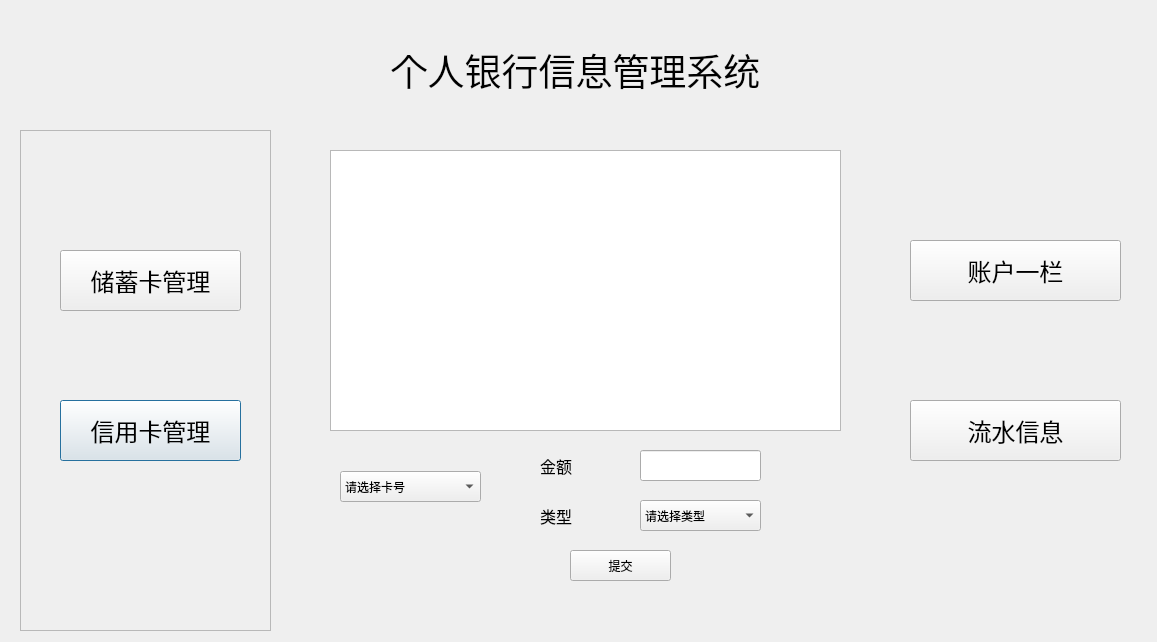
<?xml version="1.0" encoding="UTF-8"?>
<ui version="4.0">
 <class>FuncDialog</class>
 <widget class="QDialog" name="FuncDialog">
  <property name="geometry">
   <rect>
    <x>0</x>
    <y>0</y>
    <width>1157</width>
    <height>642</height>
   </rect>
  </property>
  <property name="windowTitle">
   <string>Dialog</string>
  </property>
  <property name="windowIcon">
   <iconset>
    <normalon>:/doge.jpg</normalon>
   </iconset>
  </property>
  <widget class="QWidget" name="top" native="true">
   <property name="geometry">
    <rect>
     <x>20</x>
     <y>20</y>
     <width>1121</width>
     <height>101</height>
    </rect>
   </property>
   <widget class="QLabel" name="label">
    <property name="geometry">
     <rect>
      <x>0</x>
      <y>20</y>
      <width>1111</width>
      <height>61</height>
     </rect>
    </property>
    <property name="font">
     <font>
      <family>造字工房典黑（非商用）特细体</family>
      <pointsize>28</pointsize>
     </font>
    </property>
    <property name="text">
     <string>&lt;center&gt;个人银行信息管理系统&lt;/center&gt;</string>
    </property>
   </widget>
  </widget>
  <widget class="QFrame" name="left">
   <property name="geometry">
    <rect>
     <x>20</x>
     <y>130</y>
     <width>251</width>
     <height>501</height>
    </rect>
   </property>
   <property name="minimumSize">
    <size>
     <width>240</width>
     <height>0</height>
    </size>
   </property>
   <property name="frameShape">
    <enum>QFrame::StyledPanel</enum>
   </property>
   <property name="frameShadow">
    <enum>QFrame::Raised</enum>
   </property>
   <widget class="QPushButton" name="creditbutoon">
    <property name="geometry">
     <rect>
      <x>40</x>
      <y>270</y>
      <width>181</width>
      <height>61</height>
     </rect>
    </property>
    <property name="font">
     <font>
      <family>仿宋</family>
      <pointsize>18</pointsize>
     </font>
    </property>
    <property name="text">
     <string>信用卡管理</string>
    </property>
    <property name="icon">
     <iconset resource="imagines.qrc">
      <normaloff>:/doge.jpg</normaloff>:/doge.jpg</iconset>
    </property>
   </widget>
   <widget class="QPushButton" name="cardbutton">
    <property name="geometry">
     <rect>
      <x>40</x>
      <y>120</y>
      <width>181</width>
      <height>61</height>
     </rect>
    </property>
    <property name="font">
     <font>
      <family>仿宋</family>
      <pointsize>18</pointsize>
     </font>
    </property>
    <property name="text">
     <string>储蓄卡管理</string>
    </property>
    <property name="icon">
     <iconset resource="imagines.qrc">
      <normaloff>:/doge.jpg</normaloff>:/doge.jpg</iconset>
    </property>
   </widget>
  </widget>
  <widget class="QStackedWidget" name="stackedWidget">
   <property name="geometry">
    <rect>
     <x>910</x>
     <y>140</y>
     <width>221</width>
     <height>491</height>
    </rect>
   </property>
   <property name="currentIndex">
    <number>0</number>
   </property>
   <widget class="QWidget" name="page">
    <widget class="QPushButton" name="storage_button1">
     <property name="geometry">
      <rect>
       <x>0</x>
       <y>100</y>
       <width>211</width>
       <height>61</height>
      </rect>
     </property>
     <property name="font">
      <font>
       <family>仿宋</family>
       <pointsize>18</pointsize>
      </font>
     </property>
     <property name="text">
      <string>账户一栏</string>
     </property>
     <property name="icon">
      <iconset resource="imagines.qrc">
       <normaloff>:/doge.jpg</normaloff>:/doge.jpg</iconset>
     </property>
    </widget>
    <widget class="QPushButton" name="storage_button2">
     <property name="geometry">
      <rect>
       <x>0</x>
       <y>260</y>
       <width>211</width>
       <height>61</height>
      </rect>
     </property>
     <property name="font">
      <font>
       <family>仿宋</family>
       <pointsize>18</pointsize>
      </font>
     </property>
     <property name="text">
      <string>流水信息</string>
     </property>
     <property name="icon">
      <iconset resource="imagines.qrc">
       <normaloff>:/doge.jpg</normaloff>:/doge.jpg</iconset>
     </property>
    </widget>
   </widget>
   <widget class="QWidget" name="page_2">
    <widget class="QPushButton" name="credit_button">
     <property name="geometry">
      <rect>
       <x>0</x>
       <y>100</y>
       <width>211</width>
       <height>61</height>
      </rect>
     </property>
     <property name="font">
      <font>
       <family>仿宋</family>
       <pointsize>18</pointsize>
      </font>
     </property>
     <property name="text">
      <string>账户信息</string>
     </property>
     <property name="icon">
      <iconset resource="imagines.qrc">
       <normaloff>:/doge.jpg</normaloff>:/doge.jpg</iconset>
     </property>
    </widget>
    <widget class="QPushButton" name="credit_button_3">
     <property name="geometry">
      <rect>
       <x>0</x>
       <y>260</y>
       <width>211</width>
       <height>61</height>
      </rect>
     </property>
     <property name="font">
      <font>
       <family>仿宋</family>
       <pointsize>18</pointsize>
      </font>
     </property>
     <property name="text">
      <string>流水信息</string>
     </property>
     <property name="icon">
      <iconset resource="imagines.qrc">
       <normaloff>:/doge.jpg</normaloff>:/doge.jpg</iconset>
     </property>
    </widget>
   </widget>
   <widget class="QWidget" name="page_3">
    <widget class="QLabel" name="welocme">
     <property name="geometry">
      <rect>
       <x>10</x>
       <y>110</y>
       <width>211</width>
       <height>191</height>
      </rect>
     </property>
     <property name="font">
      <font>
       <family>仿宋</family>
       <pointsize>18</pointsize>
      </font>
     </property>
     <property name="text">
      <string>欢迎使用本&lt;br&gt;系统请在左&lt;br&gt;侧选择您将&lt;br&gt;要进行的操作</string>
     </property>
    </widget>
   </widget>
  </widget>
  <widget class="QWidget" name="center" native="true">
   <property name="geometry">
    <rect>
     <x>300</x>
     <y>140</y>
     <width>601</width>
     <height>451</height>
    </rect>
   </property>
   <widget class="QStackedWidget" name="TOTAL">
    <property name="geometry">
     <rect>
      <x>-10</x>
      <y>-30</y>
      <width>601</width>
      <height>521</height>
     </rect>
    </property>
    <property name="currentIndex">
     <number>0</number>
    </property>
    <widget class="QWidget" name="page_4">
     <widget class="QStackedWidget" name="storage_func">
      <property name="geometry">
       <rect>
        <x>40</x>
        <y>10</y>
        <width>511</width>
        <height>491</height>
       </rect>
      </property>
      <property name="currentIndex">
       <number>1</number>
      </property>
      <widget class="QWidget" name="page_7">
       <widget class="QTableView" name="InfoBalance">
        <property name="geometry">
         <rect>
          <x>10</x>
          <y>30</y>
          <width>491</width>
          <height>361</height>
         </rect>
        </property>
       </widget>
      </widget>
      <widget class="QWidget" name="page_8">
       <widget class="QTableView" name="waterBalance">
        <property name="geometry">
         <rect>
          <x>0</x>
          <y>30</y>
          <width>511</width>
          <height>281</height>
         </rect>
        </property>
       </widget>
       <widget class="QLabel" name="label_2">
        <property name="geometry">
         <rect>
          <x>210</x>
          <y>330</y>
          <width>81</width>
          <height>31</height>
         </rect>
        </property>
        <property name="font">
         <font>
          <family>黑体</family>
          <pointsize>12</pointsize>
         </font>
        </property>
        <property name="text">
         <string>金额</string>
        </property>
       </widget>
       <widget class="QLineEdit" name="changesline">
        <property name="geometry">
         <rect>
          <x>310</x>
          <y>330</y>
          <width>121</width>
          <height>31</height>
         </rect>
        </property>
       </widget>
       <widget class="QLabel" name="label_6">
        <property name="geometry">
         <rect>
          <x>210</x>
          <y>380</y>
          <width>71</width>
          <height>31</height>
         </rect>
        </property>
        <property name="font">
         <font>
          <family>黑体</family>
          <pointsize>12</pointsize>
         </font>
        </property>
        <property name="text">
         <string>类型</string>
        </property>
       </widget>
       <widget class="QComboBox" name="types">
        <property name="geometry">
         <rect>
          <x>310</x>
          <y>380</y>
          <width>121</width>
          <height>31</height>
         </rect>
        </property>
        <item>
         <property name="text">
          <string>请选择类型</string>
         </property>
         <property name="icon">
          <iconset resource="imagines.qrc">
           <normaloff>:/doge.jpg</normaloff>:/doge.jpg</iconset>
         </property>
        </item>
        <item>
         <property name="text">
          <string>收入</string>
         </property>
         <property name="icon">
          <iconset resource="imagines.qrc">
           <normaloff>:/doge.jpg</normaloff>:/doge.jpg</iconset>
         </property>
        </item>
        <item>
         <property name="text">
          <string>支出</string>
         </property>
         <property name="icon">
          <iconset resource="imagines.qrc">
           <normaloff>:/doge.jpg</normaloff>:/doge.jpg</iconset>
         </property>
        </item>
       </widget>
       <widget class="QPushButton" name="submitn">
        <property name="geometry">
         <rect>
          <x>240</x>
          <y>430</y>
          <width>101</width>
          <height>31</height>
         </rect>
        </property>
        <property name="text">
         <string>提交</string>
        </property>
        <property name="icon">
         <iconset resource="imagines.qrc">
          <normaloff>:/doge.jpg</normaloff>:/doge.jpg</iconset>
        </property>
       </widget>
       <widget class="QComboBox" name="comboBox">
        <property name="geometry">
         <rect>
          <x>10</x>
          <y>351</y>
          <width>141</width>
          <height>31</height>
         </rect>
        </property>
        <item>
         <property name="text">
          <string>请选择卡号</string>
         </property>
         <property name="icon">
          <iconset resource="imagines.qrc">
           <normaloff>:/doge.jpg</normaloff>:/doge.jpg</iconset>
         </property>
        </item>
        <item>
         <property name="text">
          <string>445989</string>
         </property>
        </item>
        <item>
         <property name="text">
          <string>467149</string>
         </property>
        </item>
        <item>
         <property name="text">
          <string>498138</string>
         </property>
        </item>
        <item>
         <property name="text">
          <string>440410</string>
         </property>
        </item>
        <item>
         <property name="text">
          <string>455086</string>
         </property>
        </item>
        <item>
         <property name="text">
          <string/>
         </property>
        </item>
       </widget>
      </widget>
     </widget>
    </widget>
    <widget class="QWidget" name="page_5">
     <widget class="QStackedWidget" name="credit_func">
      <property name="geometry">
       <rect>
        <x>10</x>
        <y>20</y>
        <width>551</width>
        <height>411</height>
       </rect>
      </property>
      <property name="currentIndex">
       <number>0</number>
      </property>
      <widget class="QWidget" name="page_9">
       <widget class="QLabel" name="label_3">
        <property name="geometry">
         <rect>
          <x>180</x>
          <y>140</y>
          <width>251</width>
          <height>151</height>
         </rect>
        </property>
        <property name="text">
         <string>这是信用卡账户信息</string>
        </property>
       </widget>
      </widget>
      <widget class="QWidget" name="page_10">
       <widget class="QLabel" name="label_5">
        <property name="geometry">
         <rect>
          <x>140</x>
          <y>80</y>
          <width>251</width>
          <height>151</height>
         </rect>
        </property>
        <property name="text">
         <string>这是信用卡流水信息</string>
        </property>
       </widget>
      </widget>
     </widget>
    </widget>
    <widget class="QWidget" name="page_6">
     <widget class="QLabel" name="soulimage">
      <property name="geometry">
       <rect>
        <x>180</x>
        <y>20</y>
        <width>251</width>
        <height>231</height>
       </rect>
      </property>
      <property name="text">
       <string/>
      </property>
      <property name="pixmap">
       <pixmap resource="imagines.qrc">:/doge.jpg</pixmap>
      </property>
      <property name="scaledContents">
       <bool>true</bool>
      </property>
     </widget>
     <widget class="QLabel" name="label_4">
      <property name="geometry">
       <rect>
        <x>120</x>
        <y>320</y>
        <width>371</width>
        <height>91</height>
       </rect>
      </property>
      <property name="font">
       <font>
        <family>站酷快乐体2016修订版</family>
        <pointsize>22</pointsize>
       </font>
      </property>
      <property name="text">
       <string>&lt;center&gt;用一下爽一年&lt;br&gt;不爽不要钱&lt;center&gt;</string>
      </property>
     </widget>
    </widget>
   </widget>
  </widget>
 </widget>
 <resources>
  <include location="imagines.qrc"/>
 </resources>
 <connections/>
</ui>
